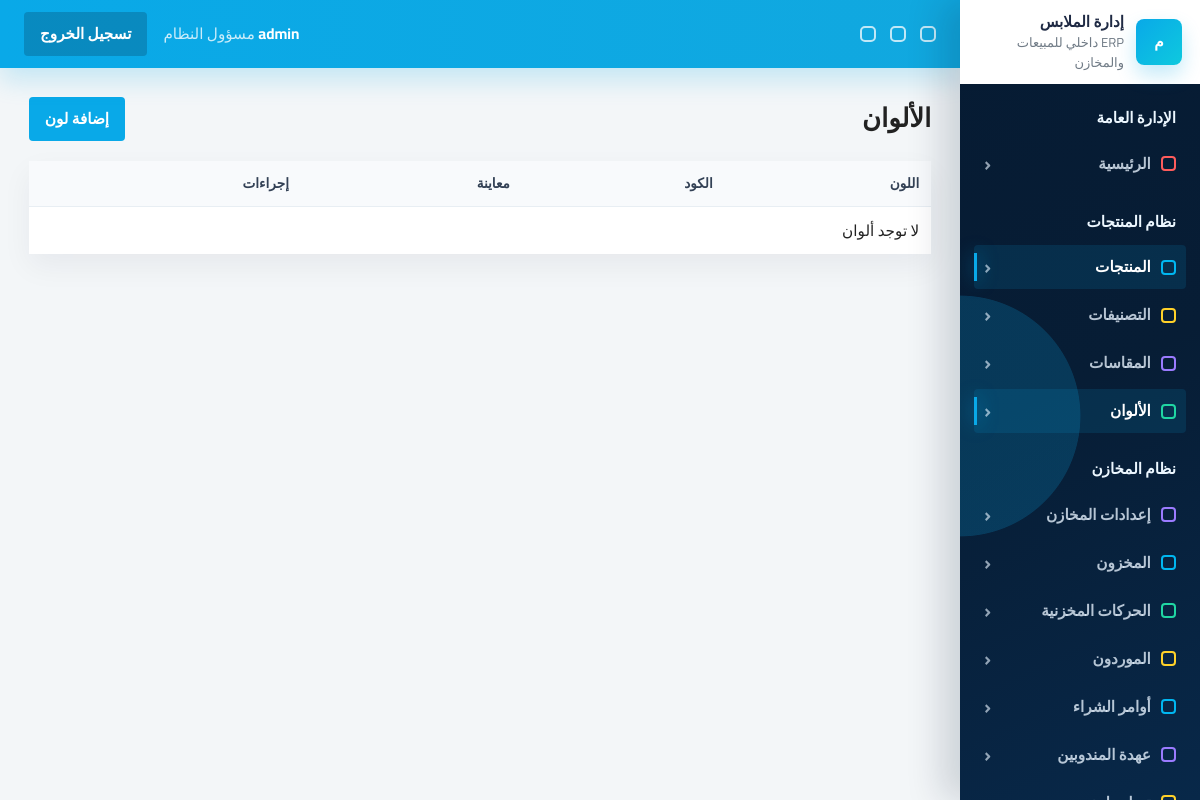
The page /products/colors/ (signed in) on the database as committed earlier.
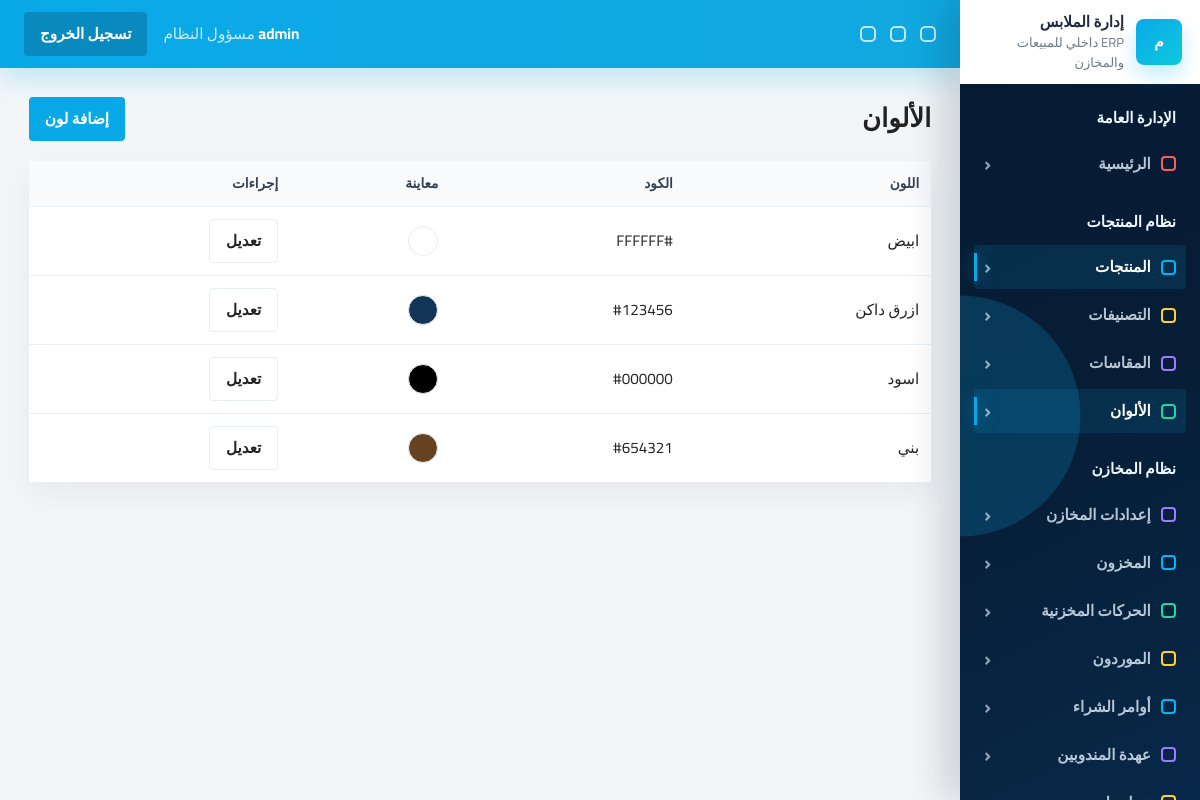
The same page on the database as committed later.
### products/models.py (models this page shows, shortened)
class Color(models.Model):
    name = models.CharField(max_length=50, unique=True)
    hex_code = models.CharField(max_length=7, blank=True, null=True)

### products/views.py (the view)
# urls.py: path('colors/', views.ColorListView.as_view(), name='colors'),
class ColorListView(ManagerRequiredMixin, ListView):
    model = Color
    template_name = 'products/catalog/colors.html'
    context_object_name = 'colors'
    paginate_by = 20
    ordering = ('name',)

### accounts/models.py (called while the page is built)
    @property
    def is_manager(self):
        return self.role == self.ROLE_MANAGER or self.is_superuser

### accounts/permissions.py (called while the page is built)
def has_role(user, *roles):
    if not user.is_authenticated:
        return False
    if user.is_superuser or getattr(user, 'role', None) == 'manager':
        return True
    return getattr(user, 'role', None) in roles

    def test_func(self):
        return has_role(self.request.user, *self.allowed_roles)

### templates/products/catalog/colors.html (shortened to what this page needs)
{% extends 'base.html' %}
{% block content %}
<div class="page-head">
    <h1>الألوان</h1>
    <a class="btn btn-accent" href="{% url 'products:color_create' %}">إضافة لون</a>
</div>
<div class="table-wrap">
    <table>
        <thead><tr><th>اللون</th><th>الكود</th><th>معاينة</th><th>إجراءات</th></tr></thead>
        <tbody>
        {% for color in colors %}
            <tr>
                <td>{{ color.name }}</td>
                <td>{{ color.hex_code|default:'-' }}</td>
                <td>{% if color.hex_code %}<span class="color-swatch" style="background: {{ color.hex_code }}"></span>{% else %}-{% endif %}</td>
                <td><a class="btn btn-light" href="{% url 'products:color_update' color.pk %}">تعديل</a></td>
            </tr>
        {% empty %}
            <tr><td colspan="4">لا توجد ألوان</td></tr>
        {% endfor %}
        </tbody>
    </table>
</div>
{% endblock %}

Rows that differ between the two databases and show on the page:
added Color: name "ابيض", hex_code "#FFFFFF"
added Color: name "ازرق داكن", hex_code "#123456"
added Color: name "اسود", hex_code "#000000"
added Color: name "بني", hex_code "#654321"
Other text that changed with them:
text no longer shown: "لا توجد ألوان"
